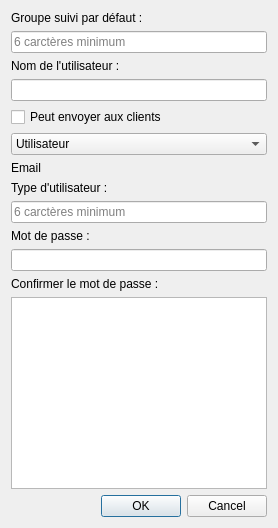
              <widget class="QWidget" name="page_5">
               <layout class="QGridLayout" name="gridLayout_3">
                <item row="0" column="0">
                 <widget class="QLabel" name="label_50">
                  <property name="text">
                   <string>Groupe suivi par défaut :</string>
                  </property>
                 </widget>
                </item>
                <item row="1" column="0">
                 <widget class="QLineEdit" name="l_user_pass2">
                  <property name="inputMask">
                   <string/>
                  </property>
                  <property name="echoMode">
                   <enum>QLineEdit::Password</enum>
                  </property>
                  <property name="placeholderText">
                   <string>6 carctères minimum</string>
                  </property>
                 </widget>
                </item>
                <item row="2" column="0">
                 <widget class="QLabel" name="label_8">
                  <property name="text">
                   <string>Nom de l'utilisateur :</string>
                  </property>
                 </widget>
                </item>
                <item row="3" column="0">
                 <widget class="QLineEdit" name="l_user_name"/>
                </item>
                <item row="4" column="0">
                 <widget class="QCheckBox" name="c_cansend">
                  <property name="text">
                   <string>Peut envoyer aux clients</string>
                  </property>
                 </widget>
                </item>
                <item row="5" column="0">
                 <widget class="QComboBox" name="c_admin">
                  <item>
                   <property name="text">
                    <string>Utilisateur</string>
                   </property>
                  </item>
                  <item>
                   <property name="text">
                    <string>Administrateur</string>
                   </property>
                  </item>
                 </widget>
                </item>
                <item row="6" column="0">
                 <widget class="QLabel" name="label_48">
                  <property name="text">
                   <string>Email</string>
                  </property>
                 </widget>
                </item>
                <item row="7" column="0">
                 <widget class="QLabel" name="label_11">
                  <property name="text">
                   <string>Type d'utilisateur :</string>
                  </property>
                 </widget>
                </item>
                <item row="8" column="0">
                 <widget class="QLineEdit" name="l_user_pass1">
                  <property name="inputMask">
                   <string/>
                  </property>
                  <property name="echoMode">
                   <enum>QLineEdit::Password</enum>
                  </property>
                  <property name="placeholderText">
                   <string>6 carctères minimum</string>
                  </property>
                 </widget>
                </item>
                <item row="9" column="0">
                 <widget class="QLabel" name="label_9">
                  <property name="text">
                   <string>Mot de passe :</string>
                  </property>
                 </widget>
                </item>
                <item row="10" column="0">
                 <widget class="QLineEdit" name="l_email"/>
                </item>
                <item row="11" column="0">
                 <widget class="QLabel" name="label_10">
                  <property name="text">
                   <string>Confirmer le mot de passe :</string>
                  </property>
                 </widget>
                </item>
                <item row="12" column="0">
                 <widget class="QListView" name="l_validate"/>
                </item>
                <item row="13" column="0">
                 <widget class="QDialogButtonBox" name="buttonBox">
                  <property name="standardButtons">
                   <set>QDialogButtonBox::Cancel|QDialogButtonBox::Ok</set>
                  </property>
                 </widget>
                </item>
               </layout>
              </widget>
